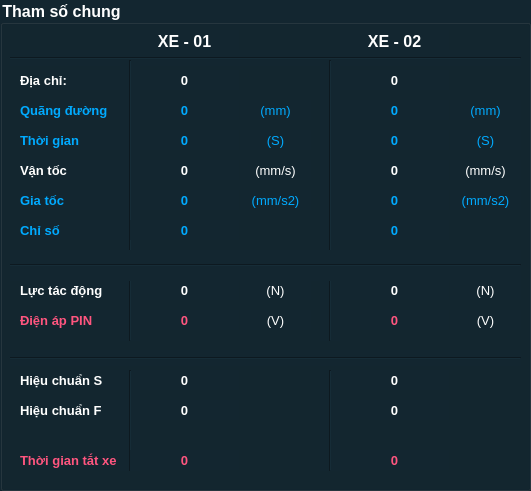
     <widget class="QGroupBox" name="groupBox_Car01">
      <property name="geometry">
       <rect>
        <x>20</x>
        <y>10</y>
        <width>531</width>
        <height>491</height>
       </rect>
      </property>
      <property name="font">
       <font>
        <pointsize>12</pointsize>
        <bold>true</bold>
       </font>
      </property>
      <property name="styleSheet">
       <string notr="true">color: rgb(255, 255, 255);
background-color: #132630;</string>
      </property>
      <property name="title">
       <string>Tham số chung</string>
      </property>
      <widget class="QLabel" name="label_21">
       <property name="geometry">
        <rect>
         <x>130</x>
         <y>30</y>
         <width>109</width>
         <height>22</height>
        </rect>
       </property>
       <property name="font">
        <font>
         <pointsize>12</pointsize>
         <bold>true</bold>
        </font>
       </property>
       <property name="styleSheet">
        <string notr="true">color: rgb(255, 255, 255);</string>
       </property>
       <property name="text">
        <string>XE - 01</string>
       </property>
       <property name="alignment">
        <set>Qt::AlignCenter</set>
       </property>
      </widget>
      <widget class="QLabel" name="label_22">
       <property name="geometry">
        <rect>
         <x>340</x>
         <y>30</y>
         <width>109</width>
         <height>22</height>
        </rect>
       </property>
       <property name="font">
        <font>
         <pointsize>12</pointsize>
         <bold>true</bold>
        </font>
       </property>
       <property name="styleSheet">
        <string notr="true">color: rgb(255, 255, 255);</string>
       </property>
       <property name="text">
        <string>XE - 02</string>
       </property>
       <property name="alignment">
        <set>Qt::AlignCenter</set>
       </property>
      </widget>
      <widget class="QLabel" name="label_14">
       <property name="geometry">
        <rect>
         <x>20</x>
         <y>70</y>
         <width>109</width>
         <height>20</height>
        </rect>
       </property>
       <property name="font">
        <font>
         <pointsize>10</pointsize>
         <bold>true</bold>
        </font>
       </property>
       <property name="styleSheet">
        <string notr="true">color: rgb(255, 255, 255);</string>
       </property>
       <property name="text">
        <string>Địa chỉ:</string>
       </property>
      </widget>
      <widget class="QLabel" name="label_Car01_ADD">
       <property name="geometry">
        <rect>
         <x>130</x>
         <y>70</y>
         <width>109</width>
         <height>20</height>
        </rect>
       </property>
       <property name="font">
        <font>
         <pointsize>10</pointsize>
         <bold>true</bold>
        </font>
       </property>
       <property name="styleSheet">
        <string notr="true">color: rgb(255, 255, 255);</string>
       </property>
       <property name="text">
        <string>0</string>
       </property>
       <property name="alignment">
        <set>Qt::AlignCenter</set>
       </property>
      </widget>
      <widget class="QLabel" name="label_15">
       <property name="geometry">
        <rect>
         <x>20</x>
         <y>100</y>
         <width>109</width>
         <height>20</height>
        </rect>
       </property>
       <property name="font">
        <font>
         <pointsize>10</pointsize>
         <bold>true</bold>
        </font>
       </property>
       <property name="styleSheet">
        <string notr="true">color: rgb(0, 170, 255);</string>
       </property>
       <property name="text">
        <string>Quãng đường</string>
       </property>
      </widget>
      <widget class="QLabel" name="label_Car01_S">
       <property name="geometry">
        <rect>
         <x>130</x>
         <y>100</y>
         <width>109</width>
         <height>20</height>
        </rect>
       </property>
       <property name="font">
        <font>
         <pointsize>10</pointsize>
         <bold>true</bold>
        </font>
       </property>
       <property name="styleSheet">
        <string notr="true">color: rgb(0, 170, 255);</string>
       </property>
       <property name="text">
        <string>0</string>
       </property>
       <property name="alignment">
        <set>Qt::AlignCenter</set>
       </property>
      </widget>
      <widget class="QLabel" name="label_29">
       <property name="geometry">
        <rect>
         <x>20</x>
         <y>130</y>
         <width>109</width>
         <height>20</height>
        </rect>
       </property>
       <property name="font">
        <font>
         <pointsize>10</pointsize>
         <bold>true</bold>
        </font>
       </property>
       <property name="styleSheet">
        <string notr="true">color: rgb(0, 170, 255);</string>
       </property>
       <property name="text">
        <string>Thời gian</string>
       </property>
      </widget>
      <widget class="QLabel" name="label_Car01_TIME">
       <property name="geometry">
        <rect>
         <x>130</x>
         <y>130</y>
         <width>109</width>
         <height>20</height>
        </rect>
       </property>
       <property name="font">
        <font>
         <pointsize>10</pointsize>
         <bold>true</bold>
        </font>
       </property>
       <property name="styleSheet">
        <string notr="true">color: rgb(0, 170, 255);</string>
       </property>
       <property name="text">
        <string>0</string>
       </property>
       <property name="alignment">
        <set>Qt::AlignCenter</set>
       </property>
      </widget>
      <widget class="QLabel" name="label_16">
       <property name="geometry">
        <rect>
         <x>20</x>
         <y>160</y>
         <width>109</width>
         <height>20</height>
        </rect>
       </property>
       <property name="font">
        <font>
         <pointsize>10</pointsize>
         <bold>true</bold>
        </font>
       </property>
       <property name="styleSheet">
        <string notr="true">color: rgb(255, 255, 255);</string>
       </property>
       <property name="text">
        <string>Vận tốc</string>
       </property>
      </widget>
      <widget class="QLabel" name="label_Car01_V">
       <property name="geometry">
        <rect>
         <x>130</x>
         <y>160</y>
         <width>109</width>
         <height>20</height>
        </rect>
       </property>
       <property name="font">
        <font>
         <pointsize>10</pointsize>
         <bold>true</bold>
        </font>
       </property>
       <property name="styleSheet">
        <string notr="true">color: rgb(255, 255, 255);</string>
       </property>
       <property name="text">
        <string>0</string>
       </property>
       <property name="alignment">
        <set>Qt::AlignCenter</set>
       </property>
      </widget>
      <widget class="QLabel" name="label_17">
       <property name="geometry">
        <rect>
         <x>20</x>
         <y>190</y>
         <width>109</width>
         <height>20</height>
        </rect>
       </property>
       <property name="font">
        <font>
         <pointsize>10</pointsize>
         <bold>true</bold>
        </font>
       </property>
       <property name="styleSheet">
        <string notr="true">color: rgb(0, 170, 255);</string>
       </property>
       <property name="text">
        <string>Gia tốc</string>
       </property>
      </widget>
      <widget class="QLabel" name="label_19">
       <property name="geometry">
        <rect>
         <x>20</x>
         <y>280</y>
         <width>109</width>
         <height>20</height>
        </rect>
       </property>
       <property name="font">
        <font>
         <pointsize>10</pointsize>
         <bold>true</bold>
        </font>
       </property>
       <property name="styleSheet">
        <string notr="true">color: rgb(255, 255, 255);</string>
       </property>
       <property name="text">
        <string>Lực tác động</string>
       </property>
      </widget>
      <widget class="QLabel" name="label_18">
       <property name="geometry">
        <rect>
         <x>20</x>
         <y>310</y>
         <width>109</width>
         <height>20</height>
        </rect>
       </property>
       <property name="font">
        <font>
         <pointsize>10</pointsize>
         <bold>true</bold>
        </font>
       </property>
       <property name="styleSheet">
        <string notr="true">color: rgb(255, 85, 127);</string>
       </property>
       <property name="text">
        <string>Điện áp PIN</string>
       </property>
      </widget>
      <widget class="QLabel" name="label_20">
       <property name="geometry">
        <rect>
         <x>20</x>
         <y>370</y>
         <width>109</width>
         <height>20</height>
        </rect>
       </property>
       <property name="font">
        <font>
         <pointsize>10</pointsize>
         <bold>true</bold>
        </font>
       </property>
       <property name="styleSheet">
        <string notr="true">color: rgb(255, 255, 255);</string>
       </property>
       <property name="text">
        <string>Hiệu chuẩn S</string>
       </property>
      </widget>
      <widget class="QLabel" name="label_26">
       <property name="geometry">
        <rect>
         <x>20</x>
         <y>400</y>
         <width>121</width>
         <height>20</height>
        </rect>
       </property>
       <property name="font">
        <font>
         <pointsize>10</pointsize>
         <bold>true</bold>
        </font>
       </property>
       <property name="styleSheet">
        <string notr="true">color: rgb(255, 255, 255);</string>
       </property>
       <property name="text">
        <string>Hiệu chuẩn F</string>
       </property>
      </widget>
      <widget class="QLabel" name="label_Car01_A">
       <property name="geometry">
        <rect>
         <x>130</x>
         <y>190</y>
         <width>109</width>
         <height>20</height>
        </rect>
       </property>
       <property name="font">
        <font>
         <pointsize>10</pointsize>
         <bold>true</bold>
        </font>
       </property>
       <property name="styleSheet">
        <string notr="true">color: rgb(0, 170, 255);</string>
       </property>
       <property name="text">
        <string>0</string>
       </property>
       <property name="alignment">
        <set>Qt::AlignCenter</set>
       </property>
      </widget>
      <widget class="QLabel" name="label_Car01_F">
       <property name="geometry">
        <rect>
         <x>130</x>
         <y>280</y>
         <width>109</width>
         <height>20</height>
        </rect>
       </property>
       <property name="font">
        <font>
         <pointsize>10</pointsize>
         <bold>true</bold>
        </font>
       </property>
       <property name="styleSheet">
        <string notr="true">color: rgb(255, 255, 255);</string>
       </property>
       <property name="text">
        <string>0</string>
       </property>
       <property name="alignment">
        <set>Qt::AlignCenter</set>
       </property>
      </widget>
      <widget class="QLabel" name="label_Car01_PIN">
       <property name="geometry">
        <rect>
         <x>130</x>
         <y>310</y>
         <width>109</width>
         <height>20</height>
        </rect>
       </property>
       <property name="font">
        <font>
         <pointsize>10</pointsize>
         <bold>true</bold>
        </font>
       </property>
       <property name="styleSheet">
        <string notr="true">color: rgb(255, 85, 127);</string>
       </property>
       <property name="text">
        <string>0</string>
       </property>
       <property name="alignment">
        <set>Qt::AlignCenter</set>
       </property>
      </widget>
      <widget class="QLabel" name="label_Car01_CALIB_S">
       <property name="geometry">
        <rect>
         <x>130</x>
         <y>370</y>
         <width>109</width>
         <height>20</height>
        </rect>
       </property>
       <property name="font">
        <font>
         <pointsize>10</pointsize>
         <bold>true</bold>
        </font>
       </property>
       <property name="styleSheet">
        <string notr="true">color: rgb(255, 255, 255);</string>
       </property>
       <property name="text">
        <string>0</string>
       </property>
       <property name="alignment">
        <set>Qt::AlignCenter</set>
       </property>
      </widget>
      <widget class="QLabel" name="label_Car01_CALIB_F">
       <property name="geometry">
        <rect>
         <x>130</x>
         <y>400</y>
         <width>109</width>
         <height>20</height>
        </rect>
       </property>
       <property name="font">
        <font>
         <pointsize>10</pointsize>
         <bold>true</bold>
        </font>
       </property>
       <property name="styleSheet">
        <string notr="true">color: rgb(255, 255, 255);</string>
       </property>
       <property name="text">
        <string>0</string>
       </property>
       <property name="alignment">
        <set>Qt::AlignCenter</set>
       </property>
      </widget>
      <widget class="QLabel" name="label_Car02_ADD">
       <property name="geometry">
        <rect>
         <x>340</x>
         <y>70</y>
         <width>109</width>
         <height>20</height>
        </rect>
       </property>
       <property name="font">
        <font>
         <pointsize>10</pointsize>
         <bold>true</bold>
        </font>
       </property>
       <property name="styleSheet">
        <string notr="true">color: rgb(255, 255, 255);</string>
       </property>
       <property name="text">
        <string>0</string>
       </property>
       <property name="alignment">
        <set>Qt::AlignCenter</set>
       </property>
      </widget>
      <widget class="QLabel" name="label_Car02_S">
       <property name="geometry">
        <rect>
         <x>340</x>
         <y>100</y>
         <width>109</width>
         <height>20</height>
        </rect>
       </property>
       <property name="font">
        <font>
         <pointsize>10</pointsize>
         <bold>true</bold>
        </font>
       </property>
       <property name="styleSheet">
        <string notr="true">color: rgb(0, 170, 255);</string>
       </property>
       <property name="text">
        <string>0</string>
       </property>
       <property name="alignment">
        <set>Qt::AlignCenter</set>
       </property>
      </widget>
      <widget class="QLabel" name="label_Car02_V">
       <property name="geometry">
        <rect>
         <x>340</x>
         <y>160</y>
         <width>109</width>
         <height>20</height>
        </rect>
       </property>
       <property name="font">
        <font>
         <pointsize>10</pointsize>
         <bold>true</bold>
        </font>
       </property>
       <property name="styleSheet">
        <string notr="true">color: rgb(255, 255, 255);</string>
       </property>
       <property name="text">
        <string>0</string>
       </property>
       <property name="alignment">
        <set>Qt::AlignCenter</set>
       </property>
      </widget>
      <widget class="QLabel" name="label_Car02_TIME">
       <property name="geometry">
        <rect>
         <x>340</x>
         <y>130</y>
         <width>109</width>
         <height>20</height>
        </rect>
       </property>
       <property name="font">
        <font>
         <pointsize>10</pointsize>
         <bold>true</bold>
        </font>
       </property>
       <property name="styleSheet">
        <string notr="true">color: rgb(0, 170, 255);</string>
       </property>
       <property name="text">
        <string>0</string>
       </property>
       <property name="alignment">
        <set>Qt::AlignCenter</set>
       </property>
      </widget>
      <widget class="QLabel" name="label_Car02_A">
       <property name="geometry">
        <rect>
         <x>340</x>
         <y>190</y>
         <width>109</width>
         <height>20</height>
        </rect>
       </property>
       <property name="font">
        <font>
         <pointsize>10</pointsize>
         <bold>true</bold>
        </font>
       </property>
       <property name="styleSheet">
        <string notr="true">color: rgb(0, 170, 255);</string>
       </property>
       <property name="text">
        <string>0</string>
       </property>
       <property name="alignment">
        <set>Qt::AlignCenter</set>
       </property>
      </widget>
      <widget class="QLabel" name="label_Car02_F">
       <property name="geometry">
        <rect>
         <x>340</x>
         <y>280</y>
         <width>109</width>
         <height>20</height>
        </rect>
       </property>
       <property name="font">
        <font>
         <pointsize>10</pointsize>
         <bold>true</bold>
        </font>
       </property>
       <property name="styleSheet">
        <string notr="true">color: rgb(255, 255, 255);</string>
       </property>
       <property name="text">
        <string>0</string>
       </property>
       <property name="alignment">
        <set>Qt::AlignCenter</set>
       </property>
      </widget>
      <widget class="QLabel" name="label_Car02_PIN">
       <property name="geometry">
        <rect>
         <x>340</x>
         <y>310</y>
         <width>109</width>
         <height>20</height>
        </rect>
       </property>
       <property name="font">
        <font>
         <pointsize>10</pointsize>
         <bold>true</bold>
        </font>
       </property>
       <property name="styleSheet">
        <string notr="true">color: rgb(255, 85, 127);</string>
       </property>
       <property name="text">
        <string>0</string>
       </property>
       <property name="alignment">
        <set>Qt::AlignCenter</set>
       </property>
      </widget>
      <widget class="QLabel" name="label_Car02_CALIB_S">
       <property name="geometry">
        <rect>
         <x>340</x>
         <y>370</y>
         <width>109</width>
         <height>20</height>
        </rect>
       </property>
       <property name="font">
        <font>
         <pointsize>10</pointsize>
         <bold>true</bold>
        </font>
       </property>
       <property name="styleSheet">
        <string notr="true">color: rgb(255, 255, 255);</string>
       </property>
       <property name="text">
        <string>0</string>
       </property>
       <property name="alignment">
        <set>Qt::AlignCenter</set>
       </property>
      </widget>
      <widget class="QLabel" name="label_Car02_CALIB_F">
       <property name="geometry">
        <rect>
         <x>340</x>
         <y>400</y>
         <width>109</width>
         <height>20</height>
        </rect>
       </property>
       <property name="sizeIncrement">
        <size>
         <width>0</width>
         <height>0</height>
        </size>
       </property>
       <property name="font">
        <font>
         <pointsize>10</pointsize>
         <bold>true</bold>
        </font>
       </property>
       <property name="styleSheet">
        <string notr="true">color: rgb(255, 255, 255);</string>
       </property>
       <property name="text">
        <string>0</string>
       </property>
       <property name="alignment">
        <set>Qt::AlignCenter</set>
       </property>
      </widget>
      <widget class="Line" name="line">
       <property name="geometry">
        <rect>
         <x>10</x>
         <y>350</y>
         <width>511</width>
         <height>16</height>
        </rect>
       </property>
       <property name="orientation">
        <enum>Qt::Horizontal</enum>
       </property>
      </widget>
      <widget class="Line" name="line_4">
       <property name="geometry">
        <rect>
         <x>10</x>
         <y>50</y>
         <width>511</width>
         <height>16</height>
        </rect>
       </property>
       <property name="orientation">
        <enum>Qt::Horizontal</enum>
       </property>
      </widget>
      <widget class="Line" name="line_6">
       <property name="geometry">
        <rect>
         <x>120</x>
         <y>60</y>
         <width>20</width>
         <height>281</height>
        </rect>
       </property>
       <property name="orientation">
        <enum>Qt::Vertical</enum>
       </property>
      </widget>
      <widget class="Line" name="line_7">
       <property name="geometry">
        <rect>
         <x>320</x>
         <y>60</y>
         <width>20</width>
         <height>281</height>
        </rect>
       </property>
       <property name="orientation">
        <enum>Qt::Vertical</enum>
       </property>
      </widget>
      <widget class="Line" name="line_9">
       <property name="geometry">
        <rect>
         <x>320</x>
         <y>370</y>
         <width>20</width>
         <height>101</height>
        </rect>
       </property>
       <property name="orientation">
        <enum>Qt::Vertical</enum>
       </property>
      </widget>
      <widget class="QLabel" name="label_27">
       <property name="geometry">
        <rect>
         <x>20</x>
         <y>450</y>
         <width>131</width>
         <height>20</height>
        </rect>
       </property>
       <property name="font">
        <font>
         <pointsize>10</pointsize>
         <bold>true</bold>
        </font>
       </property>
       <property name="styleSheet">
        <string notr="true">color: rgb(255, 85, 127);</string>
       </property>
       <property name="text">
        <string>Thời gian tắt xe</string>
       </property>
      </widget>
      <widget class="Line" name="line_8">
       <property name="geometry">
        <rect>
         <x>120</x>
         <y>370</y>
         <width>20</width>
         <height>101</height>
        </rect>
       </property>
       <property name="orientation">
        <enum>Qt::Vertical</enum>
       </property>
      </widget>
      <widget class="QLabel" name="label_Car01_CS">
       <property name="geometry">
        <rect>
         <x>130</x>
         <y>450</y>
         <width>109</width>
         <height>20</height>
        </rect>
       </property>
       <property name="font">
        <font>
         <pointsize>10</pointsize>
         <bold>true</bold>
        </font>
       </property>
       <property name="styleSheet">
        <string notr="true">color: rgb(255, 85, 127);</string>
       </property>
       <property name="text">
        <string>0</string>
       </property>
       <property name="alignment">
        <set>Qt::AlignCenter</set>
       </property>
      </widget>
      <widget class="QLabel" name="label_Car02_CS">
       <property name="geometry">
        <rect>
         <x>340</x>
         <y>450</y>
         <width>109</width>
         <height>20</height>
        </rect>
       </property>
       <property name="sizeIncrement">
        <size>
         <width>0</width>
         <height>0</height>
        </size>
       </property>
       <property name="font">
        <font>
         <pointsize>10</pointsize>
         <bold>true</bold>
        </font>
       </property>
       <property name="styleSheet">
        <string notr="true">color: rgb(255, 85, 127);</string>
       </property>
       <property name="text">
        <string>0</string>
       </property>
       <property name="alignment">
        <set>Qt::AlignCenter</set>
       </property>
      </widget>
      <widget class="QLabel" name="label_Display_Car_Unit_T4">
       <property name="geometry">
        <rect>
         <x>450</x>
         <y>130</y>
         <width>71</width>
         <height>20</height>
        </rect>
       </property>
       <property name="font">
        <font>
         <pointsize>10</pointsize>
         <bold>false</bold>
        </font>
       </property>
       <property name="styleSheet">
        <string notr="true">color: rgb(0, 170, 255);</string>
       </property>
       <property name="text">
        <string>(S)</string>
       </property>
       <property name="alignment">
        <set>Qt::AlignCenter</set>
       </property>
      </widget>
      <widget class="QLabel" name="label_Display_Car_Unit_F4">
       <property name="geometry">
        <rect>
         <x>450</x>
         <y>280</y>
         <width>71</width>
         <height>20</height>
        </rect>
       </property>
       <property name="font">
        <font>
         <pointsize>10</pointsize>
         <bold>false</bold>
        </font>
       </property>
       <property name="styleSheet">
        <string notr="true">color: rgb(255, 255, 255);</string>
       </property>
       <property name="text">
        <string>(N)</string>
       </property>
       <property name="alignment">
        <set>Qt::AlignCenter</set>
       </property>
      </widget>
      <widget class="QLabel" name="label_Display_Car_Unit_S4">
       <property name="geometry">
        <rect>
         <x>450</x>
         <y>100</y>
         <width>71</width>
         <height>20</height>
        </rect>
       </property>
       <property name="font">
        <font>
         <pointsize>10</pointsize>
         <bold>false</bold>
        </font>
       </property>
       <property name="styleSheet">
        <string notr="true">color: rgb(0, 170, 255);</string>
       </property>
       <property name="text">
        <string>(mm)</string>
       </property>
       <property name="alignment">
        <set>Qt::AlignCenter</set>
       </property>
      </widget>
      <widget class="QLabel" name="label_Display_Car_Unit_A4">
       <property name="geometry">
        <rect>
         <x>450</x>
         <y>190</y>
         <width>71</width>
         <height>20</height>
        </rect>
       </property>
       <property name="font">
        <font>
         <pointsize>10</pointsize>
         <bold>false</bold>
        </font>
       </property>
       <property name="styleSheet">
        <string notr="true">color: rgb(0, 170, 255);</string>
       </property>
       <property name="text">
        <string>(mm/s2)</string>
       </property>
       <property name="alignment">
        <set>Qt::AlignCenter</set>
       </property>
      </widget>
      <widget class="QLabel" name="label_Display_Car_Unit_V4_2">
       <property name="geometry">
        <rect>
         <x>450</x>
         <y>160</y>
         <width>71</width>
         <height>20</height>
        </rect>
       </property>
       <property name="font">
        <font>
         <pointsize>10</pointsize>
         <bold>false</bold>
        </font>
       </property>
       <property name="styleSheet">
        <string notr="true">color: rgb(255, 255, 255);</string>
       </property>
       <property name="text">
        <string>(mm/s)</string>
       </property>
       <property name="alignment">
        <set>Qt::AlignCenter</set>
       </property>
      </widget>
      <widget class="QLabel" name="label_Display_Car_Unit_T3">
       <property name="geometry">
        <rect>
         <x>240</x>
         <y>130</y>
         <width>71</width>
         <height>20</height>
        </rect>
       </property>
       <property name="font">
        <font>
         <pointsize>10</pointsize>
         <bold>false</bold>
        </font>
       </property>
       <property name="styleSheet">
        <string notr="true">color: rgb(0, 170, 255);</string>
       </property>
       <property name="text">
        <string>(S)</string>
       </property>
       <property name="alignment">
        <set>Qt::AlignCenter</set>
       </property>
      </widget>
      <widget class="QLabel" name="label_Display_Car_Unit_F3">
       <property name="geometry">
        <rect>
         <x>240</x>
         <y>280</y>
         <width>71</width>
         <height>20</height>
        </rect>
       </property>
       <property name="font">
        <font>
         <pointsize>10</pointsize>
         <bold>false</bold>
        </font>
       </property>
       <property name="styleSheet">
        <string notr="true">color: rgb(255, 255, 255);</string>
       </property>
       <property name="text">
        <string>(N)</string>
       </property>
       <property name="alignment">
        <set>Qt::AlignCenter</set>
       </property>
      </widget>
      <widget class="QLabel" name="label_Display_Car_Unit_S3">
       <property name="geometry">
        <rect>
         <x>240</x>
         <y>100</y>
         <width>71</width>
         <height>20</height>
        </rect>
       </property>
       <property name="font">
        <font>
         <pointsize>10</pointsize>
         <bold>false</bold>
        </font>
       </property>
       <property name="styleSheet">
        <string notr="true">color: rgb(0, 170, 255);</string>
       </property>
       <property name="text">
        <string>(mm)</string>
       </property>
       <property name="alignment">
        <set>Qt::AlignCenter</set>
       </property>
      </widget>
      <widget class="QLabel" name="label_Display_Car_Unit_A3">
       <property name="geometry">
        <rect>
         <x>240</x>
         <y>190</y>
         <width>71</width>
         <height>20</height>
        </rect>
       </property>
       <property name="font">
        <font>
         <pointsize>10</pointsize>
         <bold>false</bold>
        </font>
       </property>
       <property name="styleSheet">
        <string notr="true">color: rgb(0, 170, 255);</string>
       </property>
       <property name="text">
        <string>(mm/s2)</string>
       </property>
       <property name="alignment">
        <set>Qt::AlignCenter</set>
       </property>
      </widget>
      <widget class="QLabel" name="label_Display_Car_Unit_V3_2">
       <property name="geometry">
        <rect>
         <x>240</x>
         <y>160</y>
         <width>71</width>
         <height>20</height>
        </rect>
       </property>
       <property name="font">
        <font>
         <pointsize>10</pointsize>
         <bold>false</bold>
        </font>
       </property>
       <property name="styleSheet">
        <string notr="true">color: rgb(255, 255, 255);</string>
       </property>
       <property name="text">
        <string>(mm/s)</string>
       </property>
       <property name="alignment">
        <set>Qt::AlignCenter</set>
       </property>
      </widget>
      <widget class="QLabel" name="label_Display_Car_Unit_V3">
       <property name="geometry">
        <rect>
         <x>240</x>
         <y>310</y>
         <width>71</width>
         <height>20</height>
        </rect>
       </property>
       <property name="font">
        <font>
         <pointsize>10</pointsize>
         <bold>false</bold>
        </font>
       </property>
       <property name="styleSheet">
        <string notr="true">color: rgb(255, 255, 255);</string>
       </property>
       <property name="text">
        <string>(V)</string>
       </property>
       <property name="alignment">
        <set>Qt::AlignCenter</set>
       </property>
      </widget>
      <widget class="QLabel" name="label_Display_Car_Unit_V4">
       <property name="geometry">
        <rect>
         <x>450</x>
         <y>310</y>
         <width>71</width>
         <height>20</height>
        </rect>
       </property>
       <property name="font">
        <font>
         <pointsize>10</pointsize>
         <bold>false</bold>
        </font>
       </property>
       <property name="styleSheet">
        <string notr="true">color: rgb(255, 255, 255);</string>
       </property>
       <property name="text">
        <string>(V)</string>
       </property>
       <property name="alignment">
        <set>Qt::AlignCenter</set>
       </property>
      </widget>
      <widget class="QLabel" name="label_50">
       <property name="geometry">
        <rect>
         <x>20</x>
         <y>220</y>
         <width>109</width>
         <height>20</height>
        </rect>
       </property>
       <property name="font">
        <font>
         <pointsize>10</pointsize>
         <bold>true</bold>
        </font>
       </property>
       <property name="styleSheet">
        <string notr="true">color: rgb(0, 170, 255);</string>
       </property>
       <property name="text">
        <string>Chỉ số</string>
       </property>
      </widget>
      <widget class="QLabel" name="label_Car01_Index">
       <property name="geometry">
        <rect>
         <x>130</x>
         <y>220</y>
         <width>109</width>
         <height>20</height>
        </rect>
       </property>
       <property name="font">
        <font>
         <pointsize>10</pointsize>
         <bold>true</bold>
        </font>
       </property>
       <property name="styleSheet">
        <string notr="true">color: rgb(0, 170, 255);</string>
       </property>
       <property name="text">
        <string>0</string>
       </property>
       <property name="alignment">
        <set>Qt::AlignCenter</set>
       </property>
      </widget>
      <widget class="QLabel" name="label_Car02_Index">
       <property name="geometry">
        <rect>
         <x>340</x>
         <y>220</y>
         <width>109</width>
         <height>20</height>
        </rect>
       </property>
       <property name="font">
        <font>
         <pointsize>10</pointsize>
         <bold>true</bold>
        </font>
       </property>
       <property name="styleSheet">
        <string notr="true">color: rgb(0, 170, 255);</string>
       </property>
       <property name="text">
        <string>0</string>
       </property>
       <property name="alignment">
        <set>Qt::AlignCenter</set>
       </property>
      </widget>
      <widget class="Line" name="line_22">
       <property name="geometry">
        <rect>
         <x>10</x>
         <y>250</y>
         <width>511</width>
         <height>31</height>
        </rect>
       </property>
       <property name="orientation">
        <enum>Qt::Horizontal</enum>
       </property>
      </widget>
     </widget>
